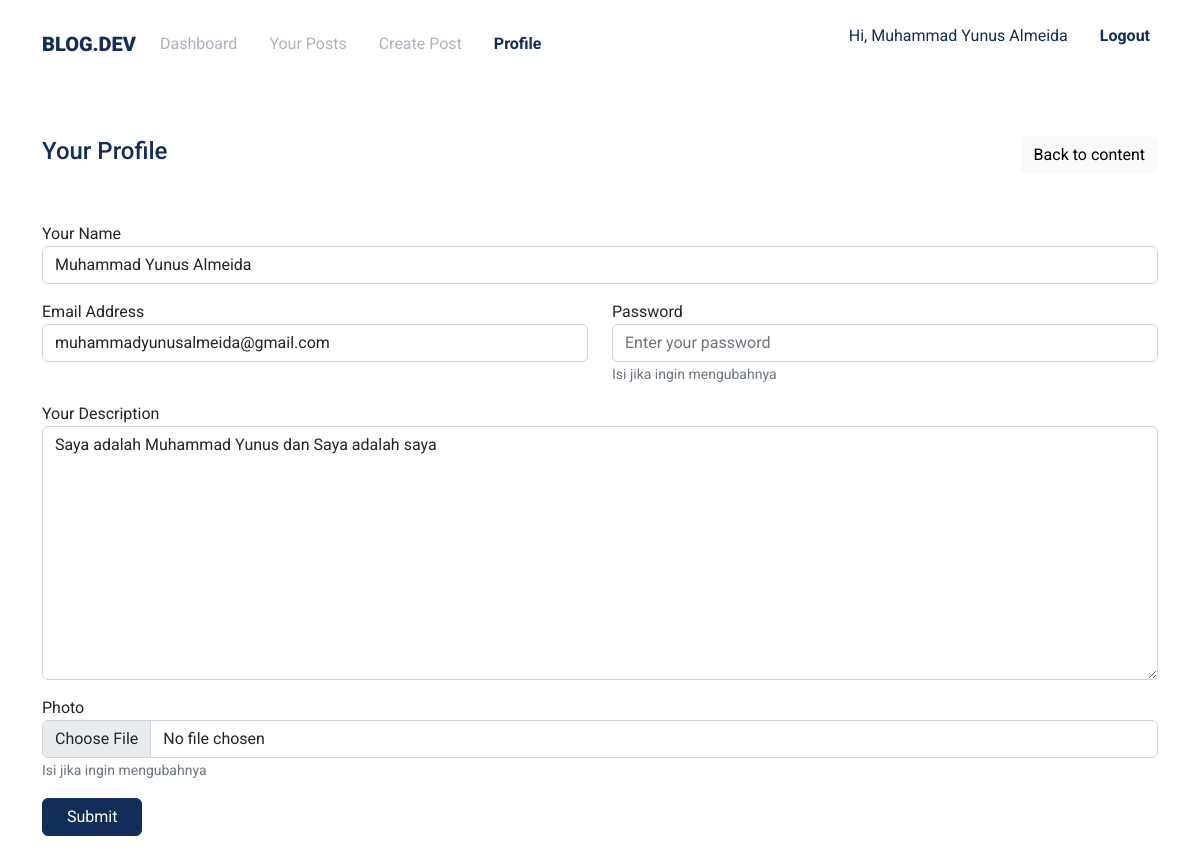
/blogger/profile.php (signed in), run on the app's committed database.
### tables this page shows
CREATE TABLE `users` (
  `id` int(11) NOT NULL AUTO_INCREMENT,
  `name` varchar(100) NOT NULL,
  `email` varchar(100) NOT NULL,
  `password` varchar(100) NOT NULL,
  `description` text NOT NULL,
  `photo` text NOT NULL,
  PRIMARY KEY (`id`)
);

### blogger/profile.php (the view)
<?php
$title = 'Profile';
include('components/header.php');
?>
<section class="py-5">
    <div class="container">
        <div class="d-flex align-items-center justify-content-between mb-5">
            <h4 class="text-primary">Your Profile</h4>
            <a href="." class="btn btn-light">Back to content</a>
        </div>
        <form action="php/profile.php" method="post" enctype="multipart/form-data">
            <div class="row">
                <div class="col-12">
                    <div class="form-group mb-3">
                        <label for="name">Your Name</label>
                        <input type="text" name="name" id="name" class="form-control" value="<?= $user_logged['name'] ?>" placeholder="Enter your name">
                    </div>
                </div>
                <div class="col-md-6">
                    <div class="form-group mb-3">
                        <label for="email">Email Address</label>
                        <input type="text" name="email" id="email" class="form-control" value="<?= $user_logged['email'] ?>" placeholder="Enter your name">
                    </div>
                </div>
                <div class="col-md-6">
                    <div class="form-group mb-3">
                        <label for="password">Password</label>
                        <input type="password" name="password" id="password" class="form-control" placeholder="Enter your password">
                        <span class="form-text">Isi jika ingin mengubahnya</span>
                    </div>
                </div>
            </div>
            <div class="form-group mb-3">
                <label for="description">Your Description</label>
                <textarea name="description" id="description" cols="30" rows="10" class="form-control"><?= $user_logged['description'] ?></textarea>
            </div>
            <div class="form-group mb-3">
                <label for="photo">Photo</label>
                <input type="file" name="photo" id="photo" class="form-control" accept="image/*">
                <span class="form-text">Isi jika ingin mengubahnya</span>
            </div>
            <button type="submit" class="btn btn-primary px-4">Submit</button>
        </form>
    </div>
</section>
<?php include('components/footer.php') ?>

### blogger/components/header.php (shortened to what this page needs)
<?php
include('../config/connect.php');
$user_logged = mysqli_fetch_array(mysqli_query($connect, "SELECT * FROM users WHERE id='$_SESSION[user_id]'"));
?>
<!DOCTYPE html>
<html lang="en">
<head>
    <link rel="stylesheet" href="../assets/vendors/bootstrap/css/bootstrap.min.css">
    <link rel="stylesheet" href="https://cdn.jsdelivr.net/npm/bootstrap-icons@1.9.1/font/bootstrap-icons.css">
    <link rel="stylesheet" href="../assets/css/style.css">
</head>
<body>
    <nav class="navbar navbar-expand-lg bg-white py-3">
        <div class="container">
            <a href="#" class="navbar-brand text-uppercase">blog.dev</a>
            <div class="collapse navbar-collapse" id="navMenu">
                <ul class="navbar-nav gap-3 me-auto">
                    <li class="nav-item"><a href="." class="nav-link <?= $title == 'Dashboard' ? 'active' : '' ?>">Dashboard</a></li>
                    <li class="nav-item"><a href="posts.php" class="nav-link <?= $title == 'Posts' ? 'active' : '' ?>">Your Posts</a></li>
                    <li class="nav-item"><a href="create-post.php" class="nav-link <?= $title == 'Create Post' ? 'active' : '' ?>">Create Post</a></li>
                    <li class=" nav-item"><a href="profile.php" class="nav-link <?= $title == 'Profile' ? 'active' : '' ?>">Profile</a></li>
                </ul>
                <ul class="navbar-nav gap-3">
                    <li class="nav-item">
                        <p class="nav-link text-primary">Hi, <?= $user_logged['name'] ?></p>
                    </li>
                    <li class="nav-item"><a href="php/logout.php" class="nav-link active">Logout</a></li>
                </ul>
            </div>
        </div>
    </nav>

### assets/css/style.css (style rules this page uses)
:root { --primary-color: #122D5A; --secondary-color: #B2B0BF; --third-color: #2F4570; --font-size-1: 52px; --font-size-2: 42px; --font-size-3: 22px; }
* { margin: 0; padding: 0; box-sizing: border-box; font-family: 'Roboto', sans-serif; }
a { text-decoration: none; }
.text-primary { color: var(--primary-color) !important; }
.btn-primary { background-color: var(--primary-color) !important; border-color: var(--primary-color) !important; }
.navbar .navbar-brand { font-weight: 900; color: var(--primary-color); }
.navbar .navbar-nav .nav-item .nav-link { color: var(--secondary-color); }
.navbar .navbar-nav .nav-item .nav-link.active, .navbar .navbar-nav .nav-item .nav-link:hover { font-weight: 700; color: var(--primary-color); }

### data on the page
users: name "Muhammad Yunus Almeida", email "muhammadyunusalmeida@gmail.com", description "Saya adalah Muhammad Yunus dan Saya adalah saya"
